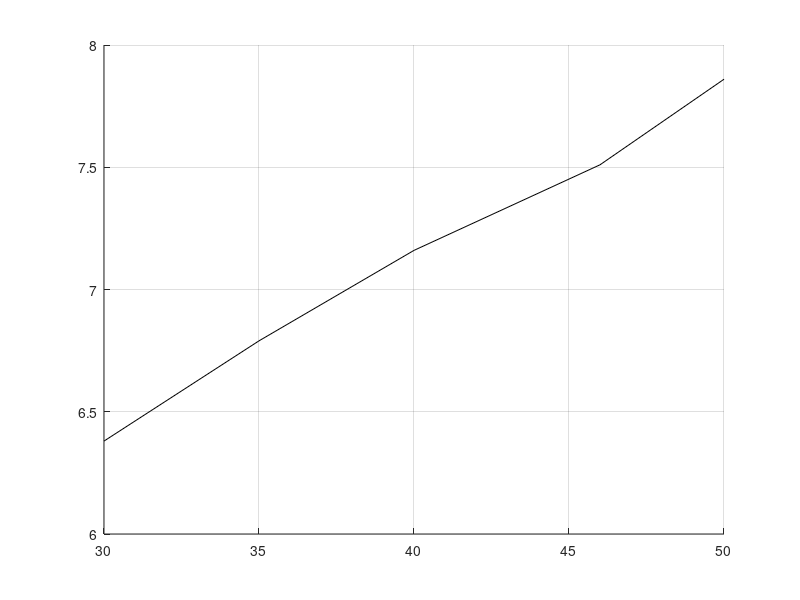

Write MATLAB code to recreate this figure. (Note: this script raises an error after producing the figure.)
clc
clear

x = [30; 35; 40; 46; 50];
SS = [6.38; 6.79; 7.16; 7.51; 7.86];
TS = [5.19; 5.52; 5.83; 6.13; 6.43];

grid;   hold on;
SSvCCA = plot(x, SS, 'Color', 'black');
plot(x, SS, 'O', 'Color', 'black');
TSvCCA = plot(x, TS, '--', 'Color', 'black');
plot(x, TS, 's', 'Color', 'black');
xlabel('Initial Vehicle Speed [MPH]', 'Color', 'black');
ylabel('Delay [s]');
legend([SSvCCA TSvCCA], 'Stop Sign', 'Traffic Signal', 'Location', 'Best');